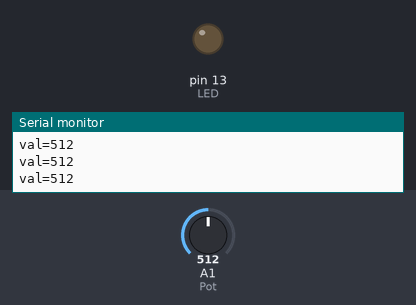
The sketch below on a simulated Arduino Uno, built with avr-gcc and run on an emulated ATmega328P. Parts: output pins drawn as LEDs (lit = HIGH), the last lines printed to the serial monitor. The test bench sets the inputs (shaded band); at power-on: A1 (Pot) = 512.

Above: at 1.3 s.
1.4 s: A1 (Pot) set to 1012
2.9 s: A1 (Pot) set to 1020
At 3.4 s:
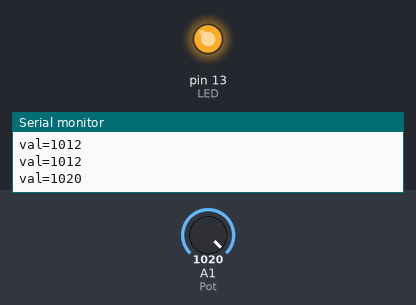
4.5 s: A1 (Pot) set to 900
At 5.7 s:
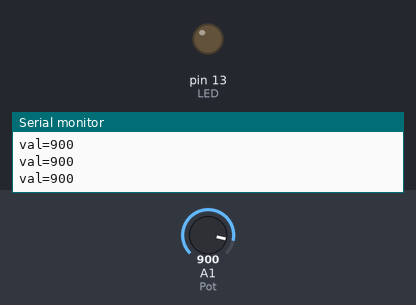
6.0 s: A1 (Pot) set to 1023
At 7.0 s:
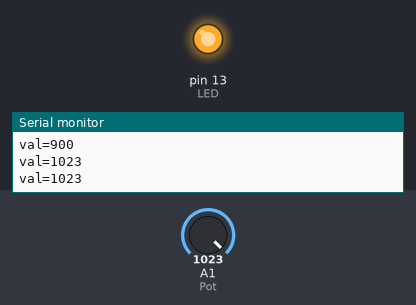
Timing chart, 0 to 8.5 s (numbered marks = the images above; inputs shaded):
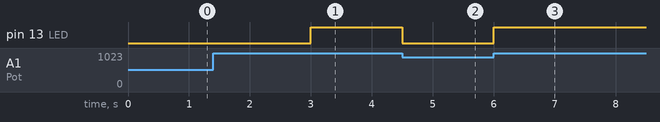

Measured:
- the behaviour switches between 1019 and 1020 on A1 (Pot) (found by bisection; images 0 and 1)
- after the input at 2.9 s, pin 13 (LED): LOW → HIGH after 0.10 s
- after the input at 4.5 s, pin 13 (LED): HIGH → LOW at once
- after the input at 6.0 s, pin 13 (LED): LOW → HIGH at once

The sketch:

lesson08.ino
```cpp
#define Pot A1
#define LED 13
int PotNumber = 0;

void setup(){
  Serial.begin(9600);
  pinMode(LED,OUTPUT);
}

void loop(){
  PotNumber = analogRead(Pot);
  Serial.print("val=");
  Serial.println(PotNumber);
  if(PotNumber >= 1020){
    digitalWrite(LED,HIGH);
  }else{
    digitalWrite(LED,LOW);
  }
  delay(500);
}
```
